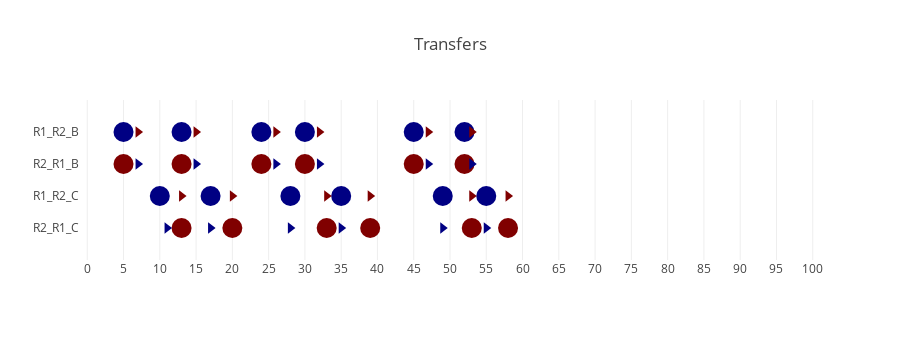

The notebook cell saved with this chart:
### Code cell
x_departure = []
y_departure = []
r_arrival = []
text_departure = []

x_arrival = []
y_arrival = []
r_departure = []
text_arrival = []

traces = []

for t, (r, rp, s) in enumerate(transfers):
    stop_r = stops[r].index(s)
    stop_rp = stops[rp].index(s)
    
    x_arrival += [v[a[r][stop_r][k]] for k in range(buses[r])]
    y_arrival += [t] * buses[r]
    r_arrival += [r] * buses[r]
    
    for k in range(buses[r]):
        match = 0
        for kt in range(buses[rp]):
            if abs(v[c[r][rp][s][k][kt]] - 1) <= 0.00001:
                text_arrival.append('<b>Arrival</b>: {}<br><b>Connects</b>:{}'.format(round(v[a[r][stop_r][k]]), routes[rp]+'-'+str(kt)))
                match = 1
                break
        
        if not match:
            text_arrival.append('<b>Arrival</b>: {}<br><b>Connects</b>:{}'.format(round(v[a[r][stop_r][k]]), 'NC'))
    
    x_departure += [v[d[rp][stop_rp][kp]] for kp in range(buses[rp])]
    y_departure += [t] * buses[rp]
    r_departure += [rp] * buses[rp]
    text_departure += ['{}-{}'.format(routes[rp], kp) for kp in range(buses[rp])]
    
traces.append(Scatter(
    x = map(round, x_arrival),
    y = y_arrival,
    mode = 'markers',
    marker = dict(
        size = 20,
        color = r_arrival,
        colorscale = 'Jet',
        cmin = 0,
        cmax = len(routes)-1
    ),
    hoverinfo = "text",
    text = text_arrival
))

traces.append(Scatter(
    x = map(round, x_departure),
    y = y_departure,
    mode = 'markers',
    marker = dict(
        symbol = "triangle-right",
        size = 10,
        color = r_departure,
        colorscale = 'Jet',
        cmin = 0,
        cmax = len(routes)-1
    ),
    hoverinfo = "text",
    text = text_departure
))
                    
lo = alter_layout({
    'title'  : "Transfers",
    'hovermode': "closest",
    'height' : 100+60*len(transfers),
    'yaxis'  : {'zeroline': False, 'showgrid': False, 'tickvals': range(len(transfers)), 'ticktext': ['{}_{}_{}'.format(routes[r], routes[rp], s) for r, rp, s in transfers], 'showticklabels': True, 'autorange': False},
    'xaxis'  : {'autorange': False, 'range': [-1, plan_horizon+1], 'showgrid': True, 'autotick': False, 'dtick': 5, 'showticklabels': True},
})

fig = Figure(data=traces, layout=lo)
iplot(fig, filename='ISTTT23_transfers')

### Figure 1 — Plotly figure (JSON) as saved in the notebook; plotly's stock layout.template omitted (floating-point values rounded to 4 significant figures)
{"data": [{"hoverinfo": "text", "marker": {"cmax": 1, "cmin": 0, "color": [1, 1, 1, 1, 1, 1, 0, 0, 0, 0, 0, 0, 1, 1, 1, 1, 1, 1, 0, 0, 0, 0, 0, 0], "colorscale": "Jet", "size": 20}, "mode": "markers", "text": ["<b>Arrival</b>: 13.0<br><b>Connects</b>:R1-1", "<b>Arrival</b>: 20.0<br><b>Connects</b>:R1-2", "<b>Arrival</b>: 33.0<br><b>Connects</b>:R1-3", "<b>Arrival</b>: 39.0<br><b>Connects</b>:R1-4", "<b>Arrival</b>: 53.0<br><b>Connects</b>:R1-5", "<b>Arrival</b>: 58.0<br><b>Connects</b>:NC", "<b>Arrival</b>: 10.0<br><b>Connects</b>:R2-0", "<b>Arrival</b>: 17.0<br><b>Connects</b>:R2-1", "<b>Arrival</b>: 28.0<br><b>Connects</b>:R2-2", "<b>Arrival</b>: 35.0<br><b>Connects</b>:R2-3", "<b>Arrival</b>: 49.0<br><b>Connects</b>:R2-4", "<b>Arrival</b>: 55.0<br><b>Connects</b>:NC", "<b>Arrival</b>: 5.0<br><b>Connects</b>:R1-0", "<b>Arrival</b>: 13.0<br><b>Connects</b>:R1-1", "<b>Arrival</b>: 24.0<br><b>Connects</b>:R1-2", "<b>Arrival</b>: 30.0<br><b>Connects</b>:R1-3", "<b>Arrival</b>: 45.0<br><b>Connects</b>:R1-4", "<b>Arrival</b>: 52.0<br><b>Connects</b>:NC", "<b>Arrival</b>: 5.0<br><b>Connects</b>:R2-0", "<b>Arrival</b>: 13.0<br><b>Connects</b>:R2-1", "<b>Arrival</b>: 24.0<br><b>Connects</b>:R2-2", "<b>Arrival</b>: 30.0<br><b>Connects</b>:R2-3", "<b>Arrival</b>: 45.0<br><b>Connects</b>:R2-4", "<b>Arrival</b>: 52.0<br><b>Connects</b>:NC"], "type": "scatter", "x": [13, 20, 33, 39, 53, 58, 10, 17, 28, 35, 49, 55, 5, 13, 24, 30, 45, 52, 5, 13, 24, 30, 45, 52], "y": [0, 0, 0, 0, 0, 0, 1, 1, 1, 1, 1, 1, 2, 2, 2, 2, 2, 2, 3, 3, 3, 3, 3, 3]}, {"hoverinfo": "text", "marker": {"cmax": 1, "cmin": 0, "color": [0, 0, 0, 0, 0, 0, 1, 1, 1, 1, 1, 1, 0, 0, 0, 0, 0, 0, 1, 1, 1, 1, 1, 1], "colorscale": "Jet", "size": 10, "symbol": "triangle-right"}, "mode": "markers", "text": ["R1-0", "R1-1", "R1-2", "R1-3", "R1-4", "R1-5", "R2-0", "R2-1", "R2-2", "R2-3", "R2-4", "R2-5", "R1-0", "R1-1", "R1-2", "R1-3", "R1-4", "R1-5", "R2-0", "R2-1", "R2-2", "R2-3", "R2-4", "R2-5"], "type": "scatter", "x": [11, 17, 28, 35, 49, 55, 13, 20, 33, 39, 53, 58, 7, 15, 26, 32, 47, 53, 7, 15, 26, 32, 47, 53], "y": [0, 0, 0, 0, 0, 0, 1, 1, 1, 1, 1, 1, 2, 2, 2, 2, 2, 2, 3, 3, 3, 3, 3, 3]}], "layout": {"height": 340, "hovermode": "closest", "showlegend": false, "title": "Transfers", "xaxis": {"autorange": false, "autotick": false, "dtick": 5, "range": [-1, 101], "showgrid": true, "showline": false, "showticklabels": true, "ticks": "", "zeroline": false}, "yaxis": {"autorange": false, "showgrid": false, "showline": false, "showticklabels": true, "ticks": "", "ticktext": ["R2_R1_C", "R1_R2_C", "R2_R1_B", "R1_R2_B"], "tickvals": [0, 1, 2, 3], "zeroline": false, "zerolinecolor": "rgb(.95,.95,.95)", "zerolinewidth": 1}}}
